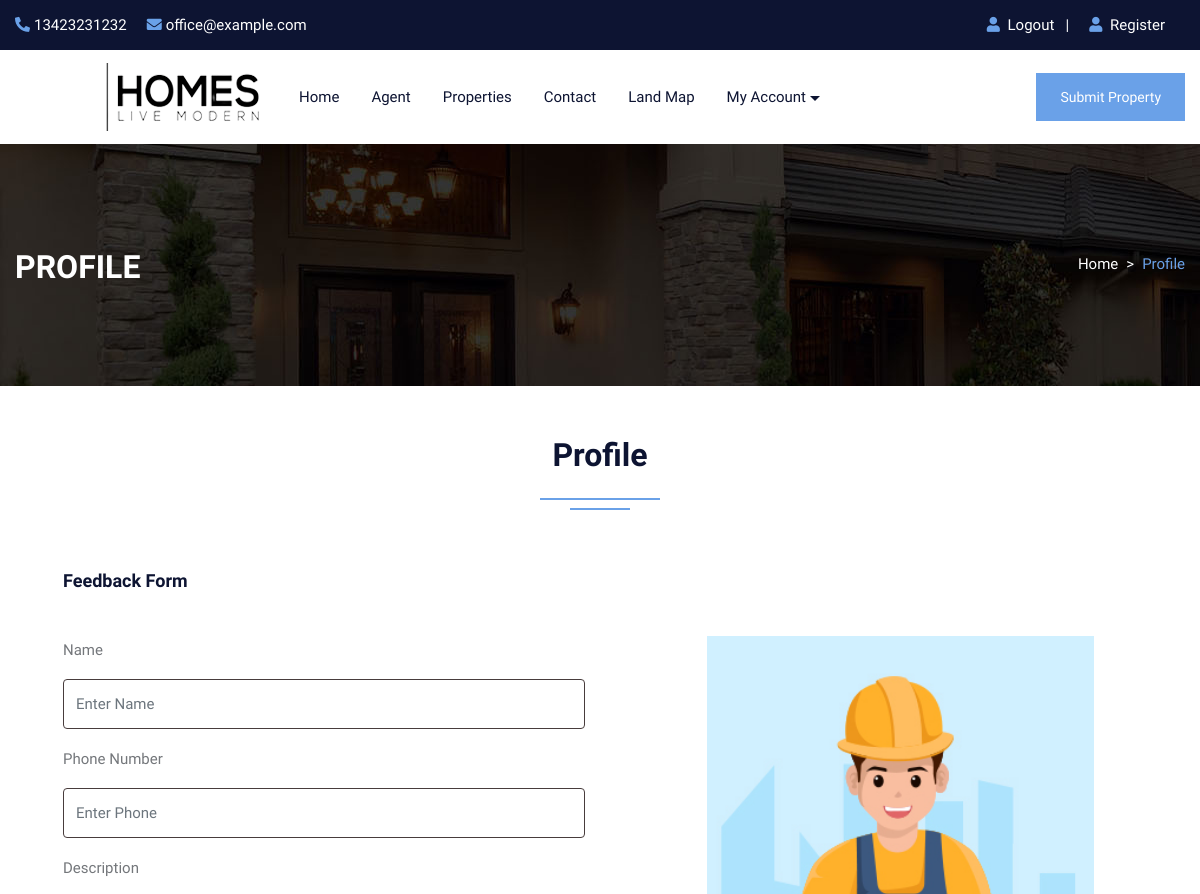
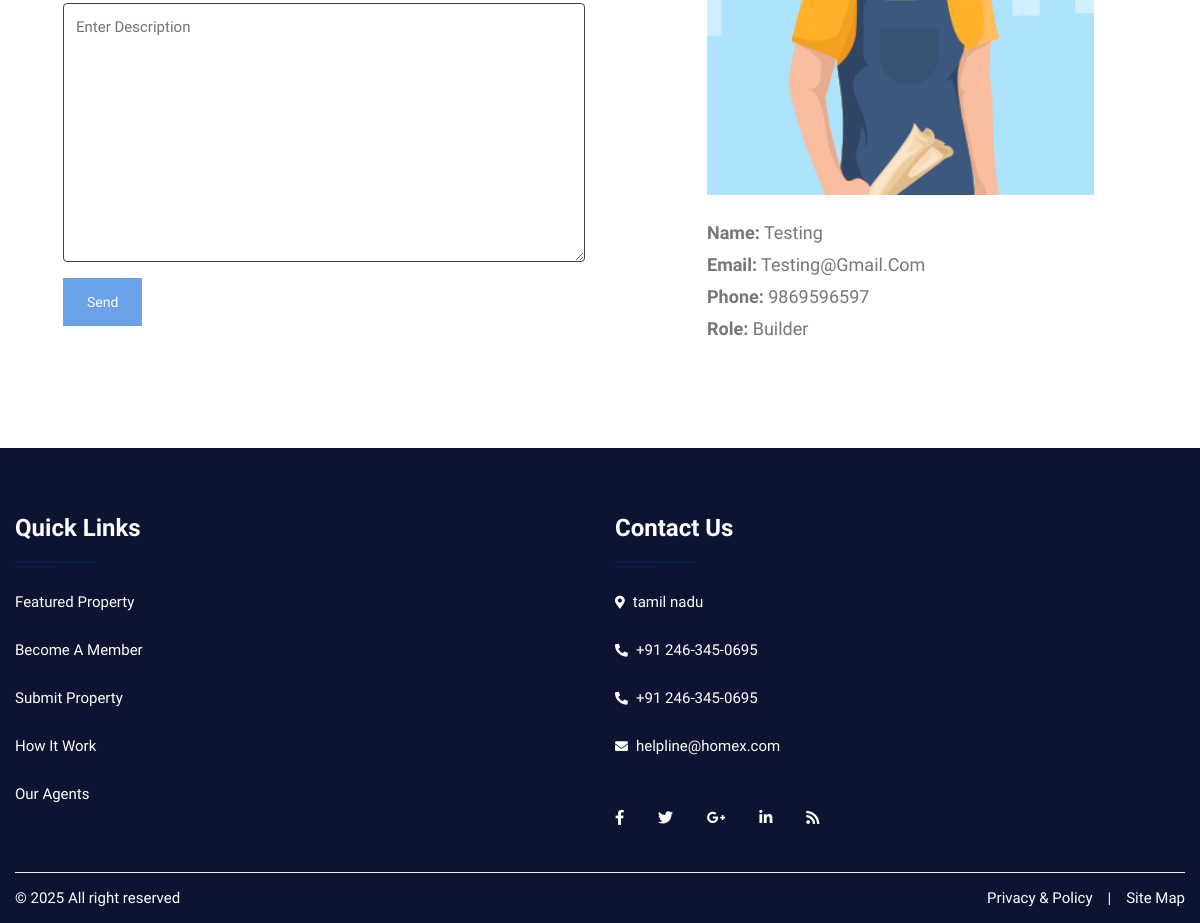
Page /profile.php (signed in) on the committed database (2 pictures, top to bottom).
### tables this page shows
CREATE TABLE `user` (
  `uid` int(50) NOT NULL,
  `uname` varchar(100) NOT NULL,
  `uemail` varchar(100) NOT NULL,
  `uphone` varchar(20) NOT NULL,
  `upass` varchar(50) NOT NULL,
  `utype` varchar(50) NOT NULL,
  `uimage` varchar(300) NOT NULL
);

### profile.php (the view, shortened to what this page needs)
<!DOCTYPE html>
<html lang="en">
<head>
<link rel="stylesheet" type="text/css" href="css/bootstrap.min.css">
<link rel="stylesheet" type="text/css" href="css/bootstrap-slider.css">
<link rel="stylesheet" type="text/css" href="css/jquery-ui.css">
<link rel="stylesheet" type="text/css" href="css/layerslider.css">
<link rel="stylesheet" type="text/css" href="css/color.css">
<link rel="stylesheet" type="text/css" href="css/owl.carousel.min.css">
<link rel="stylesheet" type="text/css" href="css/font-awesome.min.css">
<link rel="stylesheet" type="text/css" href="fonts/flaticon/flaticon.css">
<link rel="stylesheet" type="text/css" href="css/style.css">
<link rel="stylesheet" type="text/css" href="css/login.css">
</head>
<body>
<div id="page-wrapper">
    <div class="row">
		<?php include("include/header.php");?>
        <div class="banner-full-row page-banner" style="background-image:url('images/breadcromb.jpg');">
            <div class="container">
                <div class="row">
                    <div class="col-md-6">
                        <h2 class="page-name float-left text-white text-uppercase mt-1 mb-0"><b>Profile</b></h2>
                    </div>
                    <div class="col-md-6">
                        <nav aria-label="breadcrumb" class="float-left float-md-right">
                            <ol class="breadcrumb bg-transparent m-0 p-0">
                                <li class="breadcrumb-item text-white"><a href="#">Home</a></li>
                                <li class="breadcrumb-item active">Profile</li>
                            </ol>
                        </nav>
                    </div>
                </div>
            </div>
        </div>
        <div class="full-row">
            <div class="container">
                    <div class="row">
						<div class="col-lg-12">
							<h2 class="text-secondary double-down-line text-center">Profile</h2>
                        </div>
					</div>
                <div class="dashboard-personal-info p-5 bg-white">
                    <form action="#" method="post">
                        <h5 class="text-secondary border-bottom-on-white pb-3 mb-4">Feedback Form</h5>
                        <div class="row">
                            <div class="col-lg-6 col-md-12">
                                <div class="form-group">
                                    <label for="user-id">Name</label>
                                    <input type="text" name="name" class="form-control" placeholder="Enter Name">
                                </div>
                                <div class="form-group">
                                    <label for="phone">Phone Number</label>
                                    <input type="text" name="phone"  class="form-control" placeholder="Enter Phone" maxlength="10">
                                </div>
                                <div class="form-group">
                                    <label for="about-me">Description</label>
                                    <textarea class="form-control" name="content" rows="7" placeholder="Enter Description"></textarea>
                                </div>
                                <input type="submit" class="btn btn-primary mb-4" name="insert" value="Send">
                            </div>
							</form>
                            <div class="col-lg-1"></div>
                            <div class="col-lg-5 col-md-12">
								<?php
									$uid=$_SESSION['uid'];
									$query=mysqli_query($con,"SELECT * FROM `user` WHERE uid='$uid'");
									while($row=mysqli_fetch_array($query))
									{
								?>
                                <div class="user-info mt-md-50"> <img src="admin/user/<?php echo $row['6'];?>" alt="userimage">
                                    <div class="font-18">
                                        <div class="mb-1 text-capitalize"><b>Name:</b> <?php echo $row['1'];?></div>
                                        <div class="mb-1 text-capitalize"><b>Email:</b> <?php echo $row['2'];?></div>
                                        <div class="mb-1 text-capitalize"><b>Phone:</b> <?php echo $row['3'];?></div>
										<div class="mb-1 text-capitalize"><b>Role:</b> <?php echo $row['5'];?></div>
                                    </div>
									<?php } ?>
                                </div>
                            </div>
                        </div>
                </div>
            </div>
        </div>
		<?php include("include/footer.php");?>
    </div>
</body>
</html>

### css/color.css (style rules this page uses)
:root { --theme-ordinary-color: #74777b; }
:root { --theme-primary-color: #6aa1e8; }
:root { --theme-secondary-color: #0d1432; }
:root { --theme-white-color: #fff; }
:root { --theme-light-color: #f8f8f8; }
:root { --theme-gray-color: #f5f5f5; }
:root { --theme-footer-color: #091b4b; }
:root { --theme-dark-color: #091b4b; }
:root { --text-light-color: #a3a7af; }
:root { --theme-primary-opacity-color: rgba( 71, 129, 230, 0.8 ); }
:root { --theme-secondary-opacity-color: rgba( 13, 20, 50, 0.7 ); }
:root { --theme-white-opacity-color: rgba(255, 255, 255, 0.3); }
:root { --theme-dark-opacity-color: rgba(0, 0, 0, 0.5); }
:root { --theme-ordinary-font: "Muli", sans-serif; }
:root { --theme-highlight-font: "Comfortaa", cursive; }

### rows in the picture
user: uimage (picture), uname "Testing", uemail "Testing@gmail.com", uphone "9869596597", utype "Builder"
